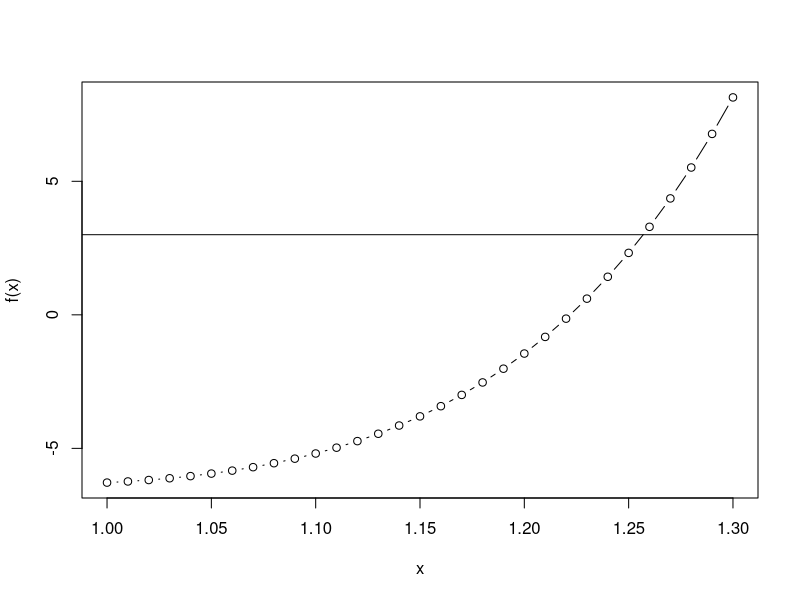
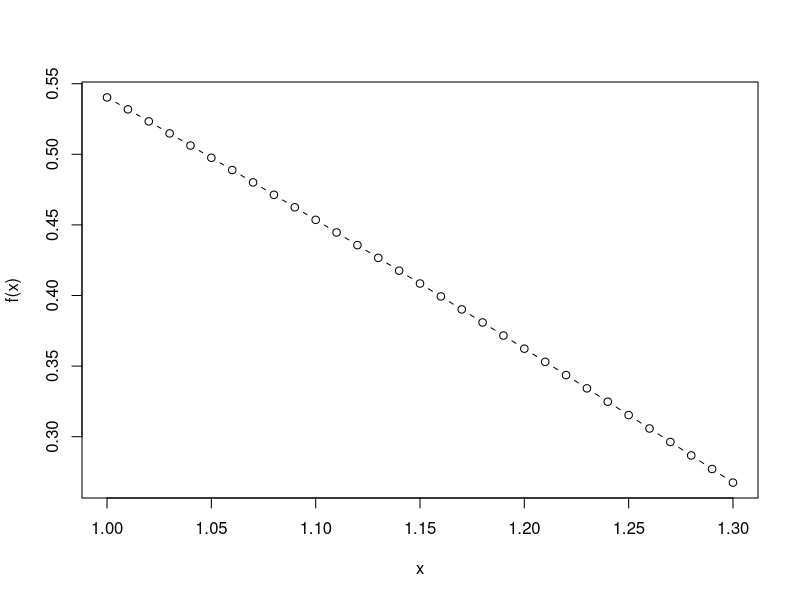

Here is the R script that generated these plots, in order:
f = function (x) x^11 - 5*x^2+exp(x)-5
x = seq(1,1.3,0.01)
plot(x, f(x), type='b')
abline(h=3)

nderiv = function (f, x, h) (f(x+h)-f(x))/h
f = function (x) cos(x)
nderiv(f,0.5, 0.0001)
df = function (x) nderiv(f, x, 0.00001)
plot(x, f(x), type='b')
points(x, df(x), type='b')

f = function (x) x^11 - 5*x^2+exp(x)

newton = function (f, x, n) {
  for(i in 1:n){
    x <- x-f(x)/nderiv(f,x,0.0001)
  }
  return(x)
}

f = function (x) x^11 - 5*x^2+exp(x)-8



